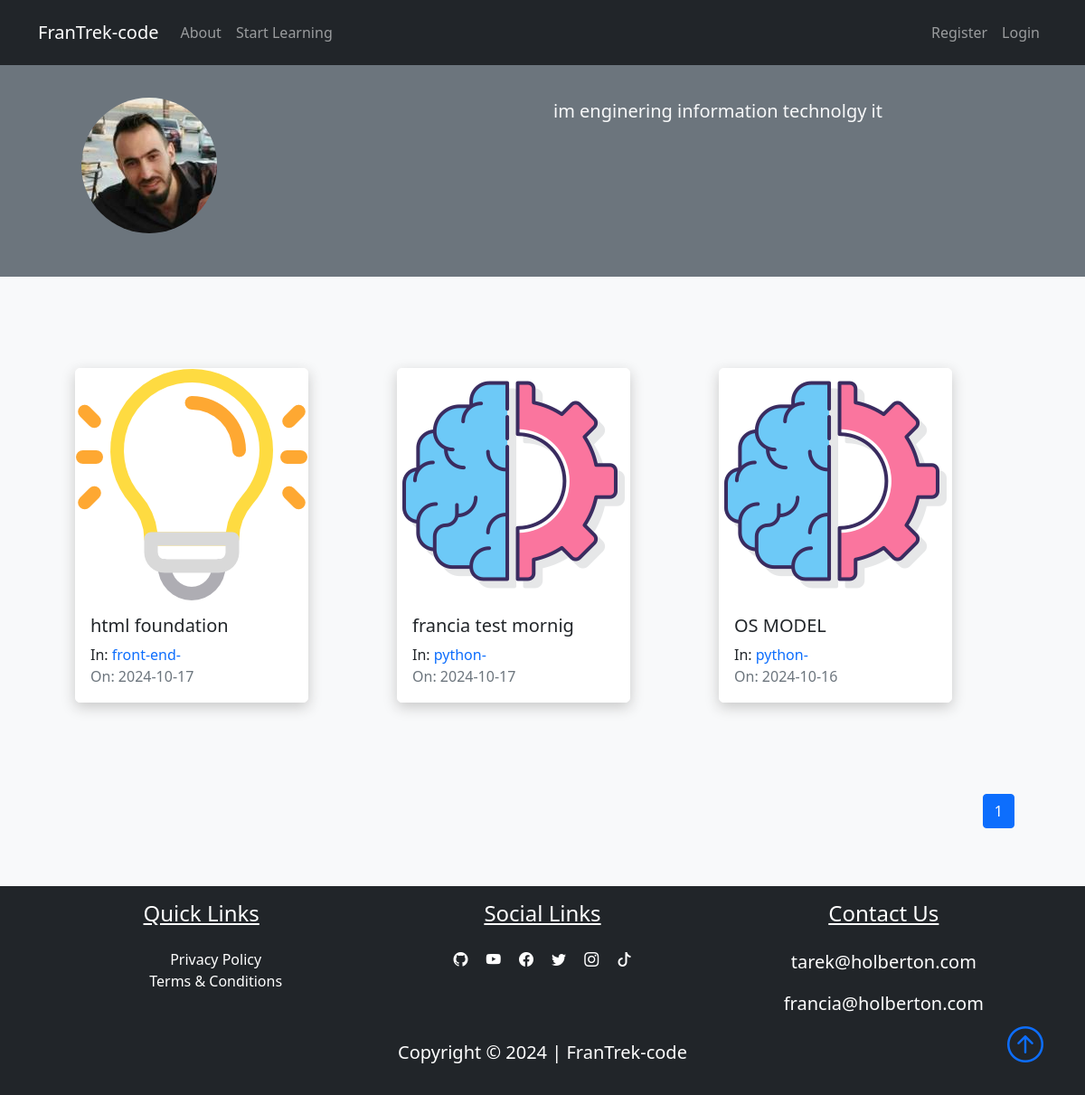
The app's page /author/tarek with its own data.
### FranTrek/models.py (models this page shows, shortened)
class User(db.Model, UserMixin):
    id = db.Column(db.Integer, primary_key=True)
    fname = db.Column(db.String(25), nullable=False)
    lname = db.Column(db.String(25), nullable=False)
    username = db.Column(db.String(25), unique=True, nullable=False)
    email = db.Column(db.String(125), unique=True, nullable=False)
    image_file = db.Column(db.String(20), nullable=False, default="default.png")
    bio = db.Column(db.Text, nullable=True)
    password = db.Column(db.String(60), nullable=False)
    lessons = db.relationship("Lesson", backref="author", lazy=True)

class Lesson(db.Model):
    id = db.Column(db.Integer, primary_key=True)
    title = db.Column(db.String(100), nullable=False)
    date_posted = db.Column(db.DateTime, nullable=False, default=datetime.utcnow)
    content = db.Column(db.Text, nullable=False)
    thumbnail = db.Column(
        db.String(20), nullable=False, default="default_thumbnail.jpg"
    )
    slug = db.Column(db.String(32), nullable=False)
    user_id = db.Column(db.Integer, db.ForeignKey("user.id"), nullable=False)
    course_id = db.Column(db.Integer, db.ForeignKey("course.id"), nullable=False)

class Course(db.Model):
    id = db.Column(db.Integer, primary_key=True)
    title = db.Column(db.String(50), unique=True, nullable=False)
    description = db.Column(db.String(150), nullable=False)
    icon = db.Column(db.String(20), nullable=False, default="default_icon.jpg")
    lessons = db.relationship("Lesson", backref="course_name", lazy=True)

### FranTrek/routes.py (the view)
@app.route("/author/<string:username>", methods=["GET"])
def author(username):
    user = User.query.filter_by(username=username).first_or_404()
    page = request.args.get('page', 1, type=int)
    lessons = (
        Lesson.query.filter_by(author=user)
        .order_by(Lesson.date_posted.desc())
        .paginate(page=page, per_page=6)
    )
    return render_template('author.html', lessons=lessons, user=user)

### FranTrek/templates/author.html (shortened to what this page needs)
{% extends "layout.html"%}
{% block content %}
<div class="container-fluid bg-secondary">
    <div class="container">
        <div class="row p-5">
            <div class="col-6">
                <img class="rounded-circle" src="{{url_for('static', filename='user_pics/' + user.image_file)}}" alt="">
            </div>
            <div class="col-6">
                <span class="lead text-light">{{user.bio}}</span>
            </div>
        </div>
    </div>
</div>
<section class="bg-light">
    <div class="container p-5">
        <div class="row">
            {% for lesson in lessons.items %}
            <div class="col-sm-12 col-md-6 col-lg-4 pb-5 d-flex align-items-stretch">
                <div class="card lesson">
                    <img src="{{url_for('static', filename='lesson_thumbnails/'+lesson.thumbnail)}}" class="card-img">
                    <div class="card-body d-flex flex-column">
                        <h5 class="card-title">
                            <a class="text-decoration-none text-dark"
                                href="{{url_for('lesson', lesson_slug=lesson.slug, course=lesson.course_name.title)}}">{{lesson.title}}</a>
                        </h5>
                        <p class="card-text mb-0">In:
                            <a href="{{url_for('course', course_title=lesson.course_name.title)}}"
                                class="link">{{lesson.course_name.title}}</a>
                        </p>
                        <span class="text-muted">On: {{lesson.date_posted.strftime('%Y-%m-%d')}}</span>
                    </div>
                </div>
            </div>
            {% endfor %}
            <nav class="mt-5" aria-label="...">
                <ul class="pagination" style="display: flex; justify-content: flex-end">
                    {% for page_num in lessons.iter_pages(left_edge=1, right_edge=1, left_current=1, right_current=2) %}
                    {% if page_num %}
                    {% if lessons.page == page_num %}
                    <li class="page-item active">
                        <a href="{{url_for('author', username=user.username, page=page_num)}}"
                            class="page-link">{{page_num}}</a>
                    </li>
                    {%else%}
                    <li class="page-item">
                        <a href="{{url_for('author', username=user.username, page=page_num)}}"
                            class="page-link">{{page_num}}</a>
                    </li>
                    {%endif%}
                    {% else %}
                    <span class="mx-2">...</span>
                    {% endif %}
                    {% endfor %}
                </ul>
            </nav>
        </div>
    </div>
</section>
{% endblock content%}

### FranTrek/static/main.css (style rules this page uses)
body::before { display: block; content: ''; height: 60px; }
.card { transition: 0.7s ease; box-shadow: 0 5px 15px rgba(1 1 1/ 15); border-radius: 5px; margin: 5px; }
.lesson { box-shadow: 0 5px 15px rgba(200 200 200/ 15); border-radius: 5px; border: 1px solid #fff; }
.link { text-decoration: none; }

### records on screen
User: image_file (picture), bio "im enginering information technolgy it"
Lesson: thumbnail (picture), title "html foundation", course_name "front-end-", date_posted "2024-10-17"
Lesson: thumbnail (picture), title "francia test mornig", course_name "python-", date_posted "2024-10-17"
Lesson: thumbnail (picture), title "OS MODEL", course_name "python-", date_posted "2024-10-16"

### other values on screen
{{ page_num }} "1"
